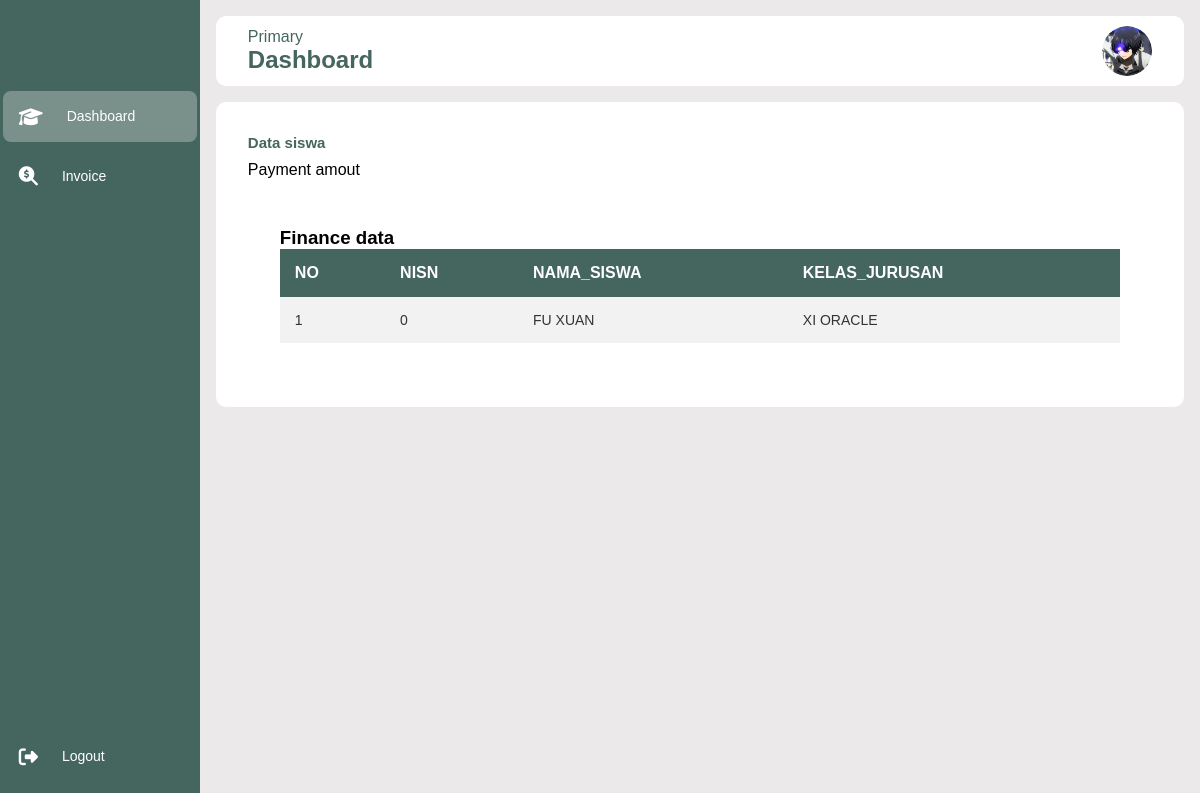
/detailpem2.php?NISN=0, run on the app's committed database.
### tables this page shows
CREATE TABLE `siswa` (
  `NISN` int(30) NOT NULL,
  `NAMA_SISWA` varchar(30) NOT NULL,
  `KELAS_JURUSAN` varchar(30) NOT NULL
);

### detailpem2.php (the view, shortened to what this page needs)
<!DOCTYPE html>
<html lang="en">
<head>
    <link rel="stylesheet" href="dash.css">
    <link rel="stylesheet" href="style4.css">
    <link
       rel="stylesheet"
       href="https://cdnjs.cloudflare.com/ajax/libs/font-awesome/6.4.0/css/all.min.css"
	   />
</head>
<body>
      <div class="sidebar">
      	<div class="logo"></div>
      	<ul class="menu">
      		<li class="active">
      			<a href="dashboard.php" >
      				<i class="fa-solid fa-graduation-cap"></i>
      				<span>Dashboard</span>
      			</a>
      		</li>
      		<li>
      			<a href="pembayaran2.php">
				  <i class="fa-solid fa-magnifying-glass-dollar"></i>
      				<span>Invoice</span>
      			</a>
      		</li>
      		<li>
      		</li>
      		<li>
      		</li>
      		<li>
      		</li>
      		<li>
      		</li>
      		<li>
      		</li>
      		<li class="logout">
      			<a href="login.php">
      				<i class="fa-solid fa-right-from-bracket"></i>
      				<span>Logout</span>
      			</a>
      		</li>
		</ul>
	</div>
	<div class="main--content">
	    <div class="header--wrapper">
			<div class="header--title">
				<span>Primary</span>
				<h2>Dashboard</h2>
			</div>
			<div class="user--info">
				 <img src="./image/img.png" alt=""/>
			</div>
		</div>
		<div class="card--container">
			<h3 class="main--title">Data siswa</h3>
			<div class="card--wrapper">
				<div class="payment--card">
					<div class="card--header">
						<div class="amount">
							<span class="title">Payment amout</span>
						</div>
					</div>
				</div>
				<div class="tabular--wrapper">
					<h3 class="main--title>">Finance data</h3>
					<div class="table--container">
					   <table>
						<thead>
						<tr>
			                 <th>NO</th>
			                 <th>NISN</th>
			                 <th>NAMA_SISWA</th>
                             <th>KELAS_JURUSAN</th>
		                </tr>
                        </thead>
		                <?php
		                include 'koneksi.php';
                        $PNISN=$_GET ['NISN'];
		                $no = 1;
		                $data = mysqli_query($koneksi,"select * from siswa WHERE NISN=$PNISN");
		                while($d = mysqli_fetch_array($data)){
			        ?>
					<tbody>
			        <tr>
				        <td><?php echo $no++; ?></td>
				        <td><?php echo $d['NISN']; ?></td>
				        <td><?php echo $d['NAMA_SISWA']; ?></td>
				        <td><?php echo $d['KELAS_JURUSAN']; ?></td>
			        </tr>
						</tbody>
			    <?php
		    }
		    ?>
	   </table>
	</div>
		</div>
		</div>
		</div>
		</div>
</body>
</html>

### admin/dash.css (style rules this page uses)
* { margin: 0; padding: 0; border: none; outline: none; box-sizing: border-box; font-family: "Poppins", sans-serif; }
body { display: flex; }
.sidebar { position: sticky; top: 0; left: 0; bottom: 0; width: 240px; height: 100vh; padding: 0.17rem; color: #fff; overflow: hidden; transition: all 0.5s linear; background: #44665f; }
.logo { height: 80px; padding: 16px; }
.menu { height: 88%; position: relative; list-style: none; padding: 0; }
.menu li { padding: 1rem; margin: 8px 0; border-radius: 8px; transition: all 0.5s ease-in-out; }
.menu li:hover, .active { background: #e0e0e058; }
.menu a { color: #fff; font-size: 14px; text-decoration: none; display: flex; align-items: center; gap: 1.5rem; }
.menu a span { overflow: hidden; }
.menu a i { font-size: 1.2rem; }
.logout { position: absolute; bottom: 0; left: 0; width: 100%; }
.main--content { position: relative; background: #ebe9e9; width: 100%; padding: 1rem; }
.header--wrapper img { width: 50px; height: 50px; cursor: pointer; border-radius: 50%; }
.header--wrapper { display: flex; justify-content: space-between; align-items: center; flex-wrap: wrap; background: #fff; border-radius: 10px; padding: 10px 2rem; margin-bottom: 1rem; }
.header--title { color: #44665f; }
.user--info { display: flex; align-items: center; gap: 1rem; }
.card--container { background: #fff; padding: 2rem; border-radius: 10px; }
.main--title { color: #44665f; padding-bottom: 10px; font-size: 15px; }
.tabular--wrapper { background-attachment: #fff; margin-top: 1rem; border-radius: 10px; padding: 2rem; }
.table--container { width: 100%; }
table { width: 100%; border-collapse: collapse; }
thead { background: #44665f; color: #fff; }
th { padding: 15px; text-align: left; }
tbody { background: #f2f2f2; }
td { padding: 15px; font-size: 14px; color: #333; }

### style4.css (style rules this page uses)
* { margin: 0; padding: 0; border: none; outline: none; box-sizing: border-box; font-family: "Poppins", sans-serif; }
body { display: flex; }
.sidebar { position: sticky; top: 0; left: 0; bottom: 0; width: 240px; height: 100vh; padding: 0.17rem; color: #fff; overflow: hidden; transition: all 0.5s linear; background: #44665f; }
.logo { height: 80px; padding: 16px; }
.menu { height: 88%; position: relative; list-style: none; padding: 0; }
.menu li { padding: 1rem; margin: 8px 0; border-radius: 8px; transition: all 0.5s ease-in-out; }
.menu li:hover, .active { background: #e0e0e058; }
.menu a { color: #fff; font-size: 14px; text-decoration: none; display: flex; align-items: center; gap: 1.5rem; }
.menu a span { overflow: hidden; }
.menu a i { font-size: 1.2rem; }
.logout { position: absolute; bottom: 0; left: 0; width: 100%; }
.main--content { position: relative; background: #ebe9e9; width: 100%; padding: 1rem; }
.header--wrapper img { width: 50px; height: 50px; cursor: pointer; border-radius: 50%; }
.header--wrapper { display: flex; justify-content: space-between; align-items: center; flex-wrap: wrap; background: #fff; border-radius: 10px; padding: 10px 2rem; margin-bottom: 1rem; }
.header--title { color: #44665f; }
.user--info { display: flex; align-items: center; gap: 1rem; }
.card--container { background: #fff; padding: 2rem; border-radius: 10px; }
.main--title { color: #44665f; padding-bottom: 10px; font-size: 15px; }
.tabular--wrapper { background-attachment: #fff; margin-top: 1rem; border-radius: 10px; padding: 2rem; }
.table--container { width: 100%; }
table { width: 100%; border-collapse: collapse; }
thead { background: #44665f; color: #fff; }
th { padding: 15px; text-align: left; }
tbody { background: #f2f2f2; }
td { padding: 15px; font-size: 14px; color: #333; }

### data on the page
siswa: NISN "0", NAMA_SISWA "FU XUAN", KELAS_JURUSAN "XI ORACLE"
